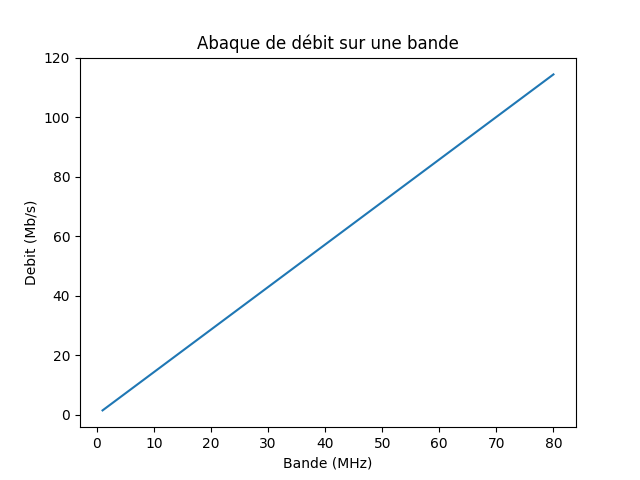

Recreate this plot in Python.
#!/usr/bin/python3



from calcul import largeur_to_mbps


import matplotlib.pyplot as plt
import numpy as np

largeur = np.linspace(1, 80, num=100)

plt.plot(largeur, largeur_to_mbps(largeur))
plt.xlabel("Bande (MHz)")
plt.ylabel("Debit (Mb/s)")
plt.title("Abaque de débit sur une bande")
plt.show()
